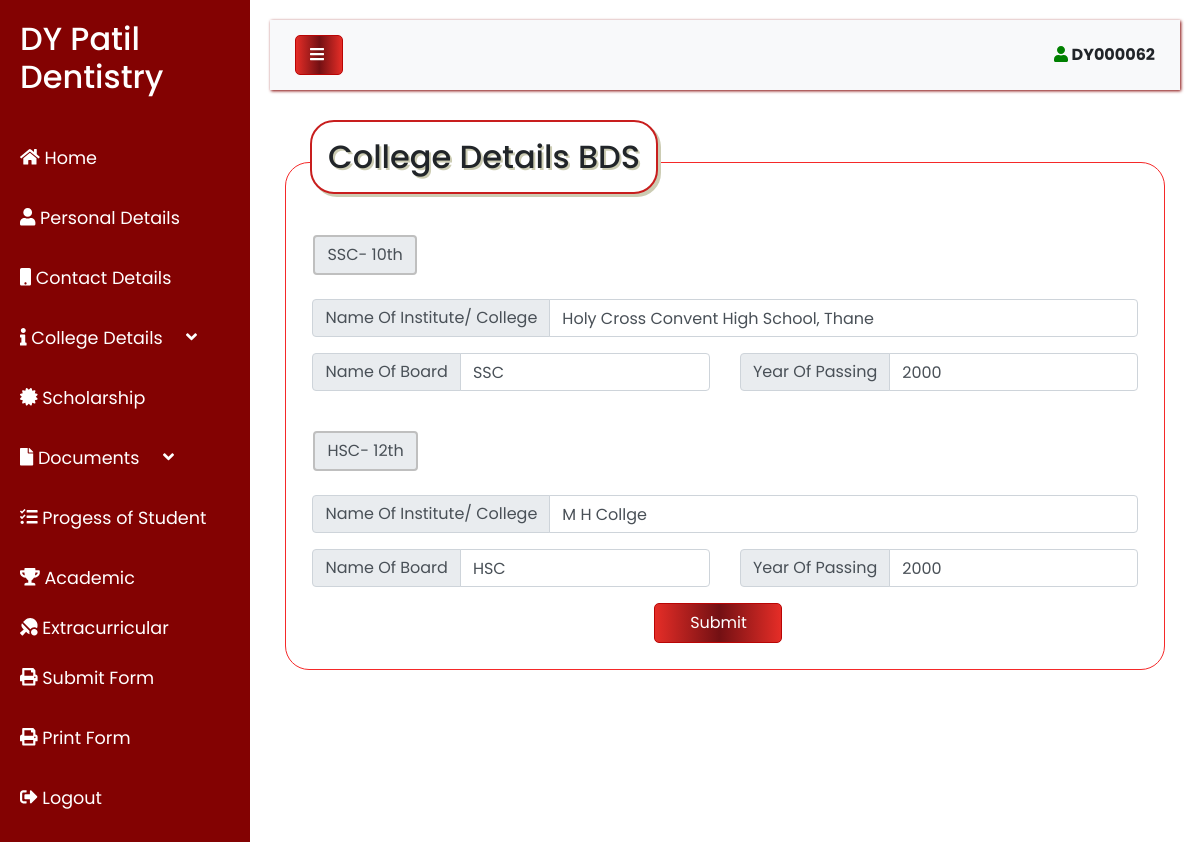
/clg_details_bds.php (signed in), run on the app's committed database.
### tables this page shows
CREATE TABLE `college_bds` (
  `EMAIL_ID` varchar(50) NOT NULL,
  `ID` varchar(255) DEFAULT NULL,
  `NAME_COLLEGE_10` varchar(255) DEFAULT NULL,
  `NAME_BOARD_10` varchar(255) DEFAULT NULL,
  `YEAR_10` int(4) DEFAULT NULL,
  `NAME_COLLEGE_12` varchar(255) DEFAULT NULL,
  `NAME_BOARD_12` varchar(255) DEFAULT NULL,
  `YEAR_12` int(4) DEFAULT NULL
);

### clg_details_bds.php (the view, shortened to what this page needs)
<?php
    $id = $_SESSION['id'];
$dbServername = "localhost";
$dbUsername = "root";
$dbPassword = "";
$dbName = "medical";
$conn = mysqli_connect($dbServername,$dbUsername,$dbPassword,$dbName);
            $sql    = "SELECT * FROM college_bds WHERE ID='$id'";
            $result = mysqli_query($conn,$sql) ;
            $row = mysqli_fetch_array($result);
?>
<!DOCTYPE html>
<html>
<head>
    <link rel="stylesheet" href="https://stackpath.bootstrapcdn.com/bootstrap/4.1.0/css/bootstrap.min.css">
    <link rel="stylesheet" href="style4.css">
</head>
<body>
    <div class="wrapper">
        <nav id="sidebar">
        <div class="sanskruti" style="height:1000px;">
            <div class="sidebar-header">
                <h2>DY Patil Dentistry</h2>
            </div>
            <ul class="list-unstyled components">
                <li class="active" title="Home">
                    <a href="home.php" class="sidebar-header" style="height:60px;">
                        <span class="fas fa-home"></span>
                        <span id="hide">Home</span>
                    </a>
                </li>
                <li title="Personal Details">
                    <a href="personal_details.php" class="sidebar-header" style="height:60px;" >
                     <span class="fas fa-user fa"></span>
                        <span id="hide">Personal Details</span>
                    </a>
                </li>
                <li title="Contact Details">
                    <a href="contact_details.php" class="sidebar-header" style="height:60px;">
                        <span class="fas fa-mobile fa"></span>
                       <span id="hide">Contact Details</span>
                    </a>
                </li>
                <li title="College Details" >
                    <a href="#pageSubmenu" style="height:60px;" data-toggle="collapse" aria-expanded="false" class="sidebar-header" class="dropdown-toggle">
                    <span class="fa fa-info fa"></span>
                        <span id="hide">College Details &nbsp;&nbsp;&nbsp;&nbsp;</span><div class="fas fa-angle-down"></div>
                    </a>
                </li>
                <li title="Scholarship">
                    <a href="scholarship.php" class="sidebar-header" style="height:60px;">
                        <span class="fas fa-certificate fa"></span>
                        <span id="hide">Scholarship</span>
                    </a>
                </li>
                <li title="Documents">
                    <a href="#homeSubmenu" style="height:60px;" data-toggle="collapse" aria-expanded="false" class="sidebar-header" class="dropdown-toggle">
                    <span class="fa fa-file fa"></span>
                        <span id="hide">Documents &nbsp;&nbsp;&nbsp;&nbsp;</span><div class="fas fa-angle-down"></div>
                    </a>
                </li>
                <li title="Progress of Student">
                    <a href="progress_student.php" class="sidebar-header" style="height:60px;">
                        <span class="fas fa-tasks fa">    </span>
                        <span id="hide">Progess of Student</span>
                    </a>
                </li>
<li title="Academic Achievement">
                    <a href="academic_achievement.php" class="sidebar-header" style="height:50px;">
                        <span class="fas fa-trophy fa">    </span>
                        <span id="hide">Academic</span>
                    </a>
                </li>
<li title="Extracurricular Activities">
                    <a href="extracurricular.php" class="sidebar-header" style="height:50px;" >
                     <span class="fas fa-table-tennis"></span>
                        <span id="hide">Extracurricular</span>
                    </a>
                </li>
                <li title="Submit Form">
                    <a href="submit_form.php" class="sidebar-header" style="height:60px;" >
                     <span class="fas fa-print"></span>
                        <span id="hide">Submit Form</span>
                    </a>
                </li>
                <li title="Print Form">
                    <a href="print_submit.php" class="sidebar-header" style="height:60px;" >
                     <span class="fas fa-print"></span>
                        <span id="hide">Print Form</span>
                    </a>
                </li>
                <li title="Logout">
                    <a href="logout.php" class="sidebar-header" style="height:50px;">
                        <span class="fas fa-sign-out-alt">    </span>
                        <span id="hide">Logout</span>
                    </a>
                </li>
            </ul>
         </div>
        </nav>
        <div id="content" style="height:1000px;">
            <nav class="navbar navbar-expand-lg navbar-light bg-light">
                <div class="container-fluid">
                    <button type="button" id="sidebarCollapse" class="sidebtn" style="width:3rem;">
                        <i class="fas fa-bars"></i>
                    </button>
                    <div id="enroll"><span class="fas fa-user" style="color:green;"></span><b> <?php echo $id; ?></b></div>
                </div>
            </nav>
<div class="d-flex justify-content-center">
<div class="container" style="margin-top:2rem;">
  <div class="row">
  <h1 id="box" >College Details BDS</h1>
  </div>
  <form style="border:1px solid #f52929;border-radius:1.5rem;padding:3%;padding-top:3rem;" method="POST" action="college_bds.php">
  <br>
  <div class="row">
        <h5 class="input-group-text" id="inputGroup-sizing-default" style="margin-left:1rem; border:solid 2px #bfbfbf;">SSC- 10th </h5>
      </div>
      <br>
      <div class="row">
         <div class="col-sm-12">
            <div class="input-group mb-3">
            <div class="input-group-prepend">
            <span class="input-group-text" id="inputGroup-sizing-default">Name Of Institute/ College</span>
            </div>
            <input type="text"  class="form-control" aria-label="Sizing example input" aria-describedby="inputGroup-sizing-default" name="name_college_10" value="<?php echo $row['NAME_COLLEGE_10']; ?>" required>
            </div>
         </div>
      </div>
      <div class="row">
         <div class="col-sm-6">
            <div class="input-group mb-3">
            <div class="input-group-prepend">
            <span class="input-group-text" id="inputGroup-sizing-default">Name Of Board</span>
            </div>
            <input type="text"  class="form-control" aria-label="Sizing example input" aria-describedby="inputGroup-sizing-default" name="name_board_10" value="<?php echo $row['NAME_BOARD_10']; ?>" required>
            </div>
         </div>
          <div class="col-sm-6">
          <div class="input-group mb-3">
          <div class="input-group-prepend">
          <span class="input-group-text" id="inputGroup-sizing-default">Year Of Passing</span>
          </div>
          <input type="number" min="2000" max="2050" class="form-control" aria-label="Sizing example input" aria-describedby="inputGroup-sizing-default" name="year_10" value="<?php echo $row['YEAR_10']; ?>" required>
          </div>
          </div>
     </div>
    <br>
     <div class="row">
         <h5 class="input-group-text" id="inputGroup-sizing-default" style="margin-left:1rem; border:solid 2px #bfbfbf;">HSC- 12th</h5>
     </div>
    <br>
     <div class="row">
          <div class="col-sm-12">
          <div class="input-group mb-3">
          <div class="input-group-prepend">
          <span class="input-group-text" id="inputGroup-sizing-default">Name Of Institute/ College</span>
          </div>
          <input type="text" class="form-control" aria-label="Sizing example input" aria-describedby="inputGroup-sizing-default" name="name_college_12" value="<?php echo $row['NAME_COLLEGE_12']; ?>" required>
          </div>
          </div>
     </div>
     <div class="row">
          <div class="col-sm-6">
            <div class="input-group mb-3">
            <div class="input-group-prepend">
            <span class="input-group-text" id="inputGroup-sizing-default">Name Of Board</span>
            </div>
            <input type="text"  class="form-control" aria-label="Sizing example input" aria-describedby="inputGroup-sizing-default" name="name_board_12" value="<?php echo $row['NAME_BOARD_12']; ?>"required>
            </div>
         </div>
          <div class="col-sm-6">
          <div class="input-group mb-3">
          <div class="input-group-prepend">
          <span class="input-group-text" id="inputGroup-sizing-default">Year Of Passing</span>
          </div>
          <input type="number" min="2000" max="2050" class="form-control" aria-label="Sizing example input" aria-describedby="inputGroup-sizing-default" name="year_12" value="<?php echo $row['YEAR_12']; ?>"required>
          </div>
          </div>
     </div>
     <div class="row">
     <div class="col-sm"></div>
     <div class="col-sm"></div>
     <div class="col-sm">
     <button type="input" name="submit" value="submit" class="btn" >Submit</button></div>
     <div class="col-sm"></div>
     <div class="col-sm"></div>
     </div>
</form>
</div>
</div>
</div>
    </div>
</body>
</html>

### style4.css (style rules this page uses)
body { font-family: 'Poppins', sans-serif; background: #fff }
a, a:hover, a:focus { color: inherit; text-decoration: none; transition: all 0.3s; }
.navbar { padding: 15px 10px; background: #fff; border: none; border-radius: 0; margin-bottom: 40px; box-shadow: 1px 1px 3px #830202 }
i, span { display: inline-block; }
.wrapper { display: flex; align-items: stretch; }
#sidebar { min-width: 250px; max-width: 250px; background: #830202; color: #fff; transition: all 0.3s; }
#sidebar ul li a { text-align: left; }
#sidebar .sidebar-header { padding: 20px; background: #830202; }
#sidebar ul li a { padding: 10px; font-size: 1.1em; display: block; }
a[data-toggle="collapse"] { position: relative; }
a[aria-expanded="false"]::before, a[aria-expanded="true"]::before { content: '\e259'; display: none; position: absolute; right: 20px; font-family: 'Glyphicons Halflings'; font-size: 0.6em; }
#content { width: 100%; padding: 20px; min-height: 100vh; transition: all 0.3s; }

### clg_details_bds.php (style rules this page uses)
@media screen and (min-width:500px) { #box { padding: 1rem; font-size: 2rem; font-family: 'Poppins', sans-serif; text-shadow:2px 2px #ccccb3; border:solid 2px #c81e1e; border-radius:1.5rem; box-shadow:3px 3px #ccccb3; margin-left:2.5rem; position:absolute; top:7.5rem; background:#ffffff; } }
button.btn, button.sidebtn { background-image: linear-gradient(to right, #e52d27 0%, #731013 51%, #e52d27 100%); border:solid 1px #b90505; border-radius:5px;color:#ffffff; width:8rem; height:2.5rem }

### data on the page
college_bds: name_college_10 "Holy Cross Convent High School, Thane", name_board_10 "SSC", year_10 "2000", name_college_12 "M H Collge", name_board_12 "HSC", year_12 "2000"

### other printed values
$id "DY000062"
